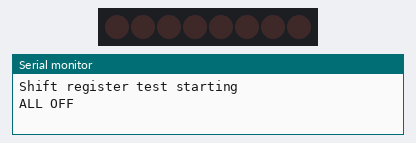
Bench run of a sketch on a simulated Arduino Uno, built with avr-gcc and run on an emulated ATmega328P. Shown: 8 shift-register outputs drawn as a row of LEDs (first output left, lit = HIGH), the last lines printed to the serial monitor. Wiring (inferred from the names in the program): shift register (74HC595): data pin 2; shift clock pin 3; latch A1. Wiring (inferred from the signals the program sends): row of LEDs: on Q0, Q1, Q2, Q3, Q4, Q5, Q6, Q7.

Above: at 0.5 s.
At 1.5 s:
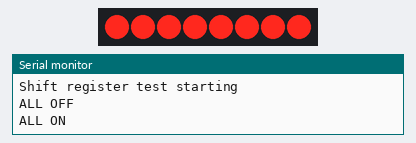
At 2.75 s:
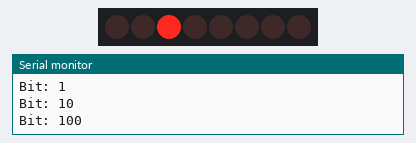
At 4.25 s:
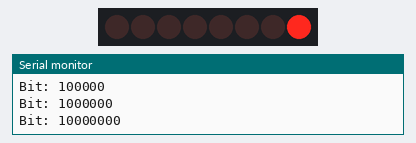
At 7.1 s:
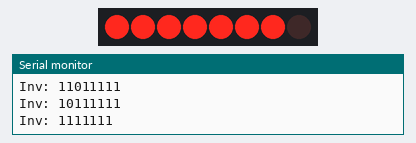
At 9.96 s:
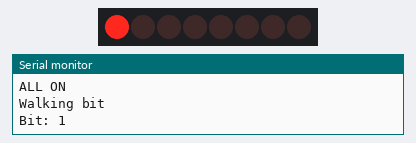
Timing chart, 0 to 10.3 s (numbered marks = the images above):
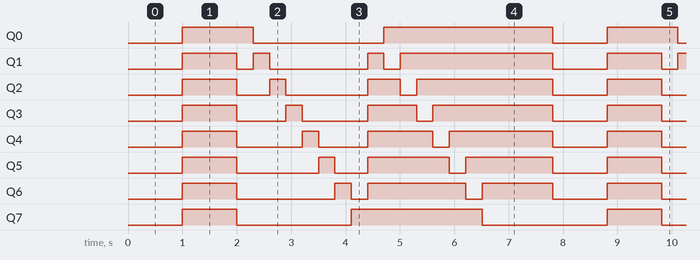

Measured:
- by itself, Q0: repeats every 7.8 s: LOW 2.4 s, HIGH 3.1 s, LOW 1.0 s, HIGH 1.3 s
- by itself, Q1: repeats every 7.8 s: LOW 0.30 s, HIGH 0.30 s, LOW 1.8 s, HIGH 0.30 s, LOW 0.30 s, HIGH 2.8 s, LOW 1.0 s, HIGH 1.0 s
- by itself, Q2: repeats every 7.8 s: LOW 0.60 s, HIGH 0.30 s, LOW 1.5 s, HIGH 0.60 s, LOW 0.30 s, HIGH 2.5 s, LOW 1.0 s, HIGH 1.0 s
- by itself, Q3: repeats every 7.8 s: LOW 0.90 s, HIGH 0.30 s, LOW 1.2 s, HIGH 0.90 s, LOW 0.30 s, HIGH 2.2 s, LOW 1.0 s, HIGH 1.0 s
- by itself, Q4: repeats every 7.8 s: LOW 1.2 s, HIGH 0.30 s, LOW 0.90 s, HIGH 1.2 s, LOW 0.30 s, HIGH 1.9 s, LOW 1.0 s, HIGH 1.0 s
- by itself, Q5: repeats every 7.8 s: LOW 1.5 s, HIGH 0.30 s, LOW 0.60 s, HIGH 1.5 s, LOW 0.30 s, HIGH 1.6 s, LOW 1.0 s, HIGH 1.0 s
- by itself, Q6: repeats every 7.8 s: LOW 1.8 s, HIGH 0.30 s, LOW 0.30 s, HIGH 1.8 s, LOW 0.30 s, HIGH 1.3 s, LOW 1.0 s, HIGH 1.0 s
- by itself, Q7: repeats every 7.8 s: LOW 2.1 s, HIGH 2.4 s, LOW 2.3 s, HIGH 1.0 s

The sketch:

ShiftRegistorTestCode.ino
```cpp
// Pins (change only if your wiring is different)
const int DATA_PIN  = 2;  // SER
const int CLOCK_PIN = 3;  // SRCLK
const int LATCH_PIN = A1;   // RCLK
const int ROW_PIN = 4;

void setup() {
  pinMode(DATA_PIN, OUTPUT);
  pinMode(CLOCK_PIN, OUTPUT);
  pinMode(LATCH_PIN, OUTPUT);

  Serial.begin(115200);
  Serial.println("Shift register test starting");
}

void loop() {
    // Example: turn Arduino pin 4 ON
  digitalWrite(ROW_PIN, HIGH);
  // 1. All outputs OFF (0x00)
  Serial.println("ALL OFF");
  sendByte(0x00);
  delay(1000);

  // 2. All outputs ON (0xFF)
  Serial.println("ALL ON");
  sendByte(0xFF);
  delay(1000);

  // 3. Walk a single '1' across all 8 outputs
  Serial.println("Walking bit");
  for (int i = 0; i < 8; i++) {
    byte pattern = (1 << i);
    Serial.print("Bit: ");
    Serial.println(pattern, BIN);

    sendByte(pattern);
    delay(300);
  }

  // 4. Walk a single '0' across all 8 outputs (inverse)
  Serial.println("Walking inverse bit");
  for (int i = 0; i < 8; i++) {
    byte pattern = ~(1 << i);
    Serial.print("Inv: ");
    Serial.println(pattern, BIN);

    sendByte(pattern);
    delay(300);
  }

    // Example: turn Arduino pin 4 OFF again
  digitalWrite(ROW_PIN, LOW);


  delay(1000);
}

// ---- Helper ----
void sendByte(byte b) {
  digitalWrite(LATCH_PIN, LOW);
  shiftOut(DATA_PIN, CLOCK_PIN, MSBFIRST, b);
  digitalWrite(LATCH_PIN, HIGH);
}
```
